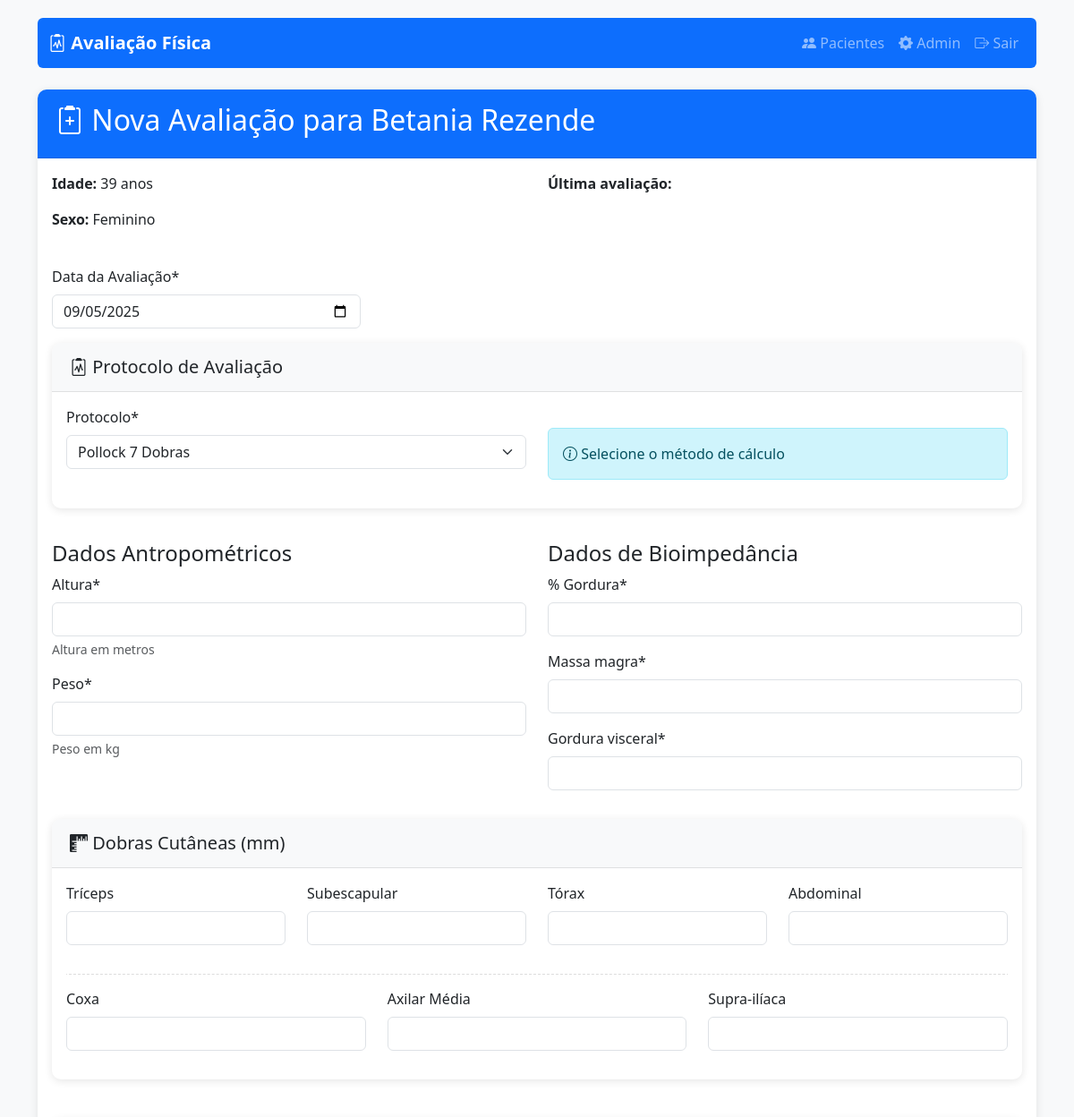
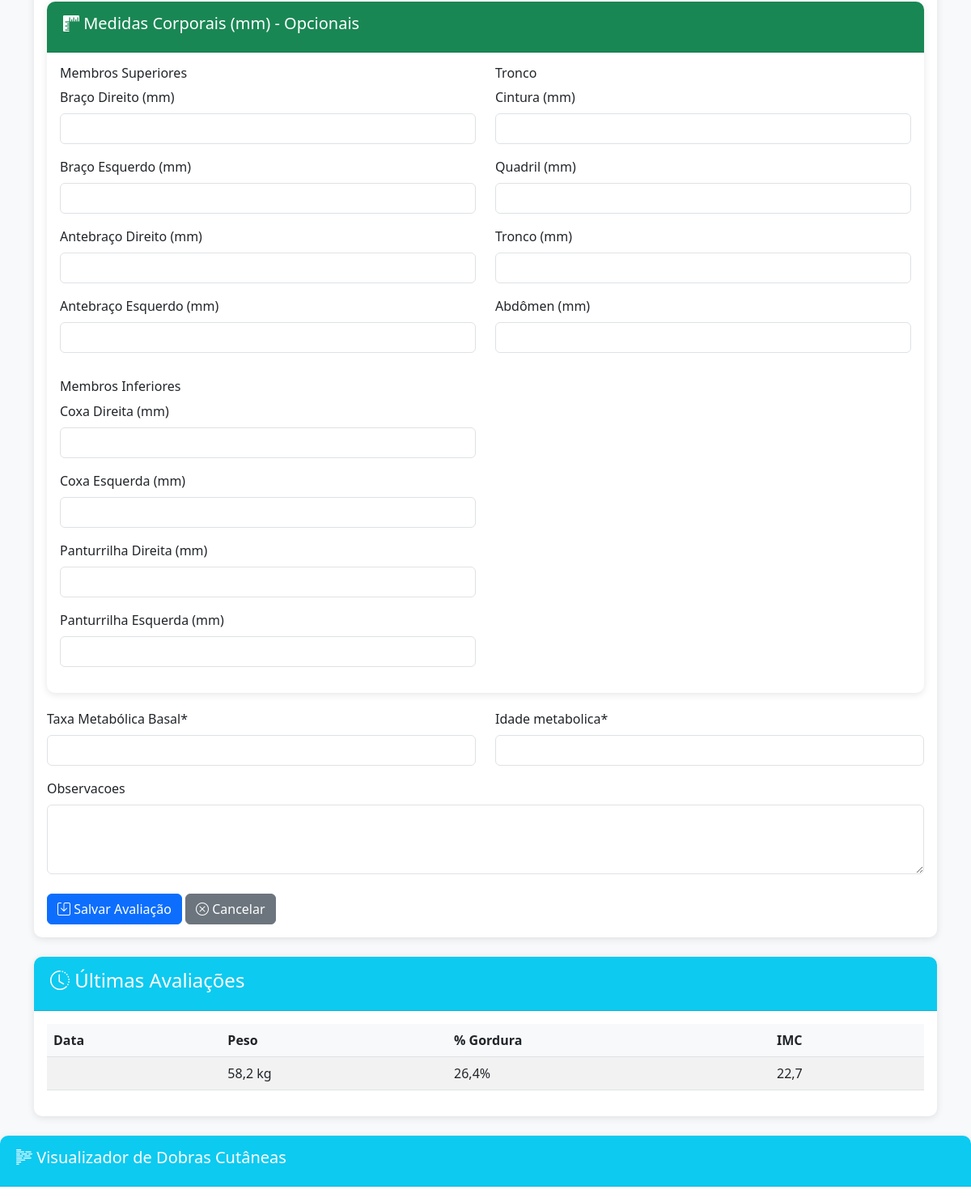
The page /pacientes/6/avaliacao/nova/ (signed in, upper part) on the database as committed earlier (2 pictures, top to bottom).
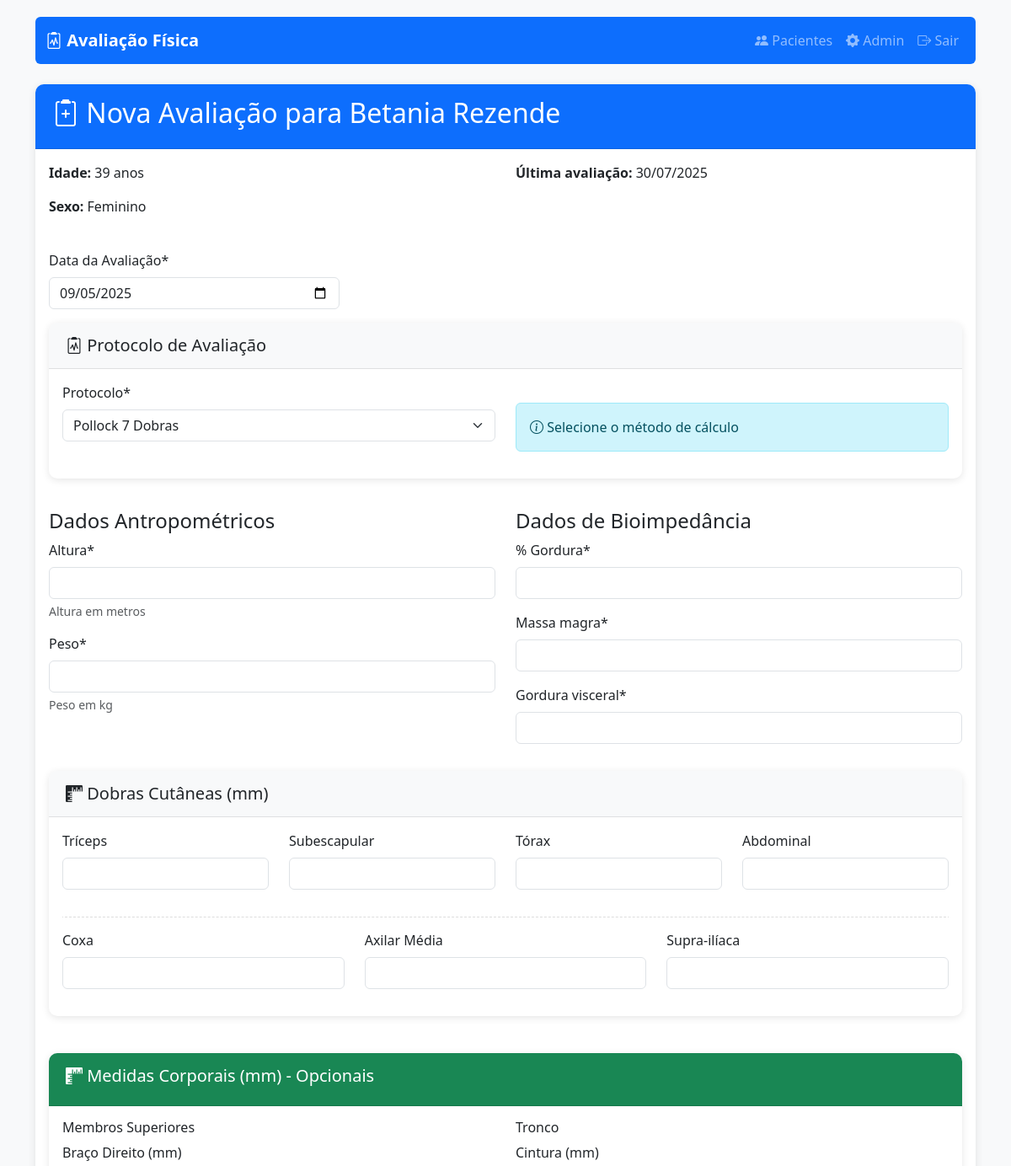
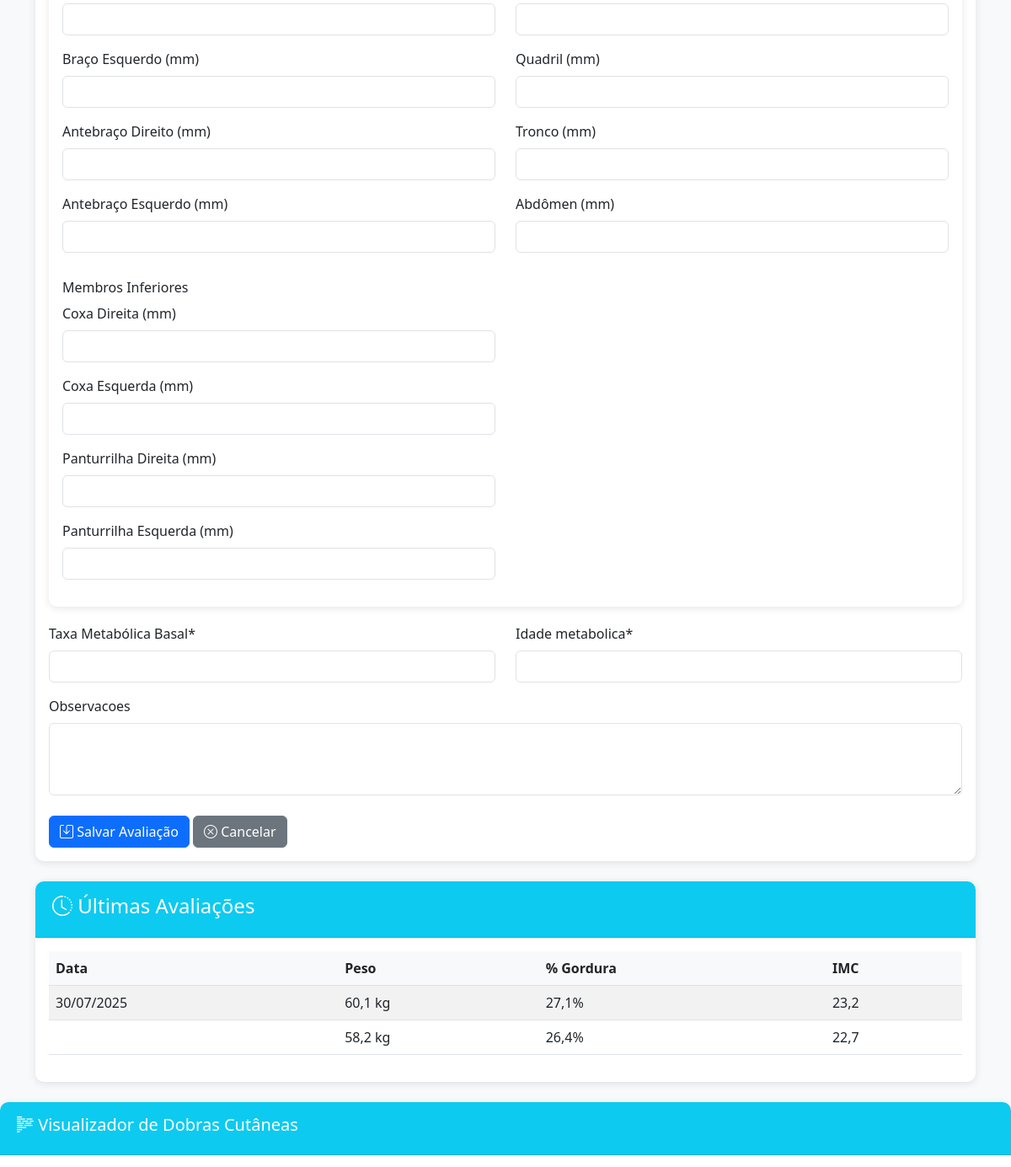
The same page on the database as committed later (2 pictures, top to bottom).
### avaliacao/models.py (models this page shows, shortened)
class Avaliacao(models.Model):
    PROTOCOLOS = [
        ('POLLOCK_7', 'Pollock 7 Dobras'),
        ('FALKNER_4', 'Falkner 4 Dobras'),
    ]
    protocolo = models.CharField(
        max_length=10,
        choices=PROTOCOLOS,
        default='POLLOCK_7'
    )
    paciente = models.ForeignKey(Paciente, on_delete=models.CASCADE, related_name='avaliacoes')
    data_avaliacao = models.DateField()  # Removido o 'default' (agora será obrigatório preencher)
    altura = models.FloatField(help_text="Altura em metros")
    peso = models.FloatField(help_text="Peso em kg")
    percentual_gordura = models.FloatField(verbose_name="% Gordura")
    massa_magra = models.FloatField()
    gordura_visceral = models.IntegerField()
    tmb = models.IntegerField(verbose_name="Taxa Metabólica Basal")
    idade_metabolica = models.IntegerField()
    observacoes = models.TextField(blank=True)
    torax = models.FloatField('Tórax', null=True, blank=True)
    triceps = models.FloatField('Tríceps', null=True, blank=True)
    abdominal = models.FloatField('Abdominal', null=True, blank=True)
    coxa = models.FloatField('Coxa', null=True, blank=True)
    axilar_media = models.FloatField('Axilar Média', null=True, blank=True)
    subescapular = models.FloatField('Subescapular', null=True, blank=True)
    suprailiaca = models.FloatField('Supra-ilíaca', null=True, blank=True)
    braco_direito = models.FloatField('Braço Direito (mm)', null=True, blank=True)
    braco_esquerdo = models.FloatField('Braço Esquerdo (mm)', null=True, blank=True)
    antebraco_direito = models.FloatField('Antebraço Direito (mm)', null=True, blank=True)
    antebraco_esquerdo = models.FloatField('Antebraço Esquerdo (mm)', null=True, blank=True)
    cintura = models.FloatField('Cintura (mm)', null=True, blank=True)
    quadril = models.FloatField('Quadril (mm)', null=True, blank=True)
    tronco = models.FloatField('Tronco (mm)', null=True, blank=True)
    abdomen = models.FloatField('Abdômen (mm)', null=True, blank=True)
    coxa_direita = models.FloatField('Coxa Direita (mm)', null=True, blank=True)
    coxa_esquerda = models.FloatField('Coxa Esquerda (mm)', null=True, blank=True)
    panturrilha_direita = models.FloatField('Panturrilha Direita (mm)', null=True, blank=True)
    panturrilha_esquerda = models.FloatField('Panturrilha Esquerda (mm)', null=True, blank=True)
    class Meta:
        ordering = ['-data_avaliacao']
    @property
    def imc(self):
        return self.peso / (self.altura ** 2)

### avaliacao/views.py (the view)
# urls.py: path('pacientes/<int:paciente_id>/avaliacao/nova/', views.nova_avaliacao, name='nova_avaliacao'),
@login_required
def nova_avaliacao(request, paciente_id):
    paciente = get_object_or_404(Paciente, pk=paciente_id)
    if request.method == 'POST':
        print("Dados recebidos:", request.POST)  # Debug: imprime os dados do formulário
        form = AvaliacaoForm(request.POST)
        if form.is_valid():
            avaliacao = form.save(commit=False)
            avaliacao.paciente = paciente
            if avaliacao.protocolo and any([
                avaliacao.triceps, avaliacao.subescapular,
                avaliacao.torax, avaliacao.abdominal,
                avaliacao.coxa, avaliacao.axilar_media,
                avaliacao.suprailiaca
            ]):
                soma_dobras = sum([
                    avaliacao.triceps or 0,
                    avaliacao.subescapular or 0,
                    avaliacao.torax or 0,
                    avaliacao.abdominal or 0,
                    avaliacao.coxa or 0,
                    avaliacao.axilar_media or 0,
                    avaliacao.suprailiaca or 0
                ])
                percentual, _ = calcular_gordura(
                soma_dobras if avaliacao.protocolo == 'POLLOCK_7' else (avaliacao.triceps + avaliacao.subescapular + avaliacao.torax + avaliacao.abdominal),
                paciente.idade,
                paciente.sexo,
                avaliacao.protocolo
                )
                avaliacao.percentual_gordura = percentual
            avaliacao.save()
            return redirect('avaliacao:historico_avaliacoes', paciente_id=paciente.id)
        else:
            print("Erros do formulário:", form.errors.as_json())  # Debug: imprime os erros do formulário
    else:
        form = AvaliacaoForm()
    return render(request, 'avaliacao/form_avaliacao.html', {
        'form': form,
        'paciente': paciente,
        'avaliacoes_anteriores': Avaliacao.objects.filter(paciente=paciente).order_by('-data_avaliacao')[:3],
        'titulo': f'Nova Avaliação - {paciente.nome}'
    })

### avaliacao/models.py (called while the page is built)
    @property
    def idade(self):
        hoje = date.today()
        return hoje.year - self.data_nascimento.year - (
            (hoje.month, hoje.day) < (self.data_nascimento.month, self.data_nascimento.day)
        )

### avaliacao/templates/avaliacao/form_avaliacao.html (shortened to what the changed rows need)
{% extends 'avaliacao/base.html' %}
{% load crispy_forms_tags %}
{% block content %}
<div class="card mb-4">
    <div class="card-header bg-primary text-white">
        <h2>
            <i class="bi bi-clipboard2-plus"></i>
            Nova Avaliação para {{ paciente.nome }}
        </h2>
    </div>
    <div class="card-body">
        <div class="row mb-4">
            <div class="col-md-6">
                <p><strong>Última avaliação:</strong>
                   {% if avaliacoes_anteriores %}
                       {{ avaliacoes_anteriores.0.data_avaliacao|date:"d/m/Y" }}
                   {% else %}
                       Nenhuma avaliação anterior
                   {% endif %}
                </p>
            </div>
        </div>
    </div>
</div>
{% if avaliacoes_anteriores %}
<div class="card">
    <div class="card-body">
        <div class="table-responsive">
            <table class="table table-striped">
                <thead>
                    <tr>
                        <th>Data</th>
                        <th>Peso</th>
                        <th>% Gordura</th>
                        <th>IMC</th>
                    </tr>
                </thead>
                <tbody>
                    {% for av in avaliacoes_anteriores %}
                    <tr>
                        <td>{{ av.data_avaliacao|date:"d/m/Y" }}</td>
                        <td>{{ av.peso }} kg</td>
                        <td>{{ av.percentual_gordura }}%</td>
                        <td>{{ av.imc|floatformat:1 }}</td>
                    </tr>
                    {% endfor %}
                </tbody>
            </table>
        </div>
    </div>
</div>
{% endif %}
{% endblock %}

Rows that differ between the two databases and show on the page:
added Avaliacao: data_avaliacao "30/07/2025", peso "60,1", percentual_gordura "27,1", imc "23,2"
